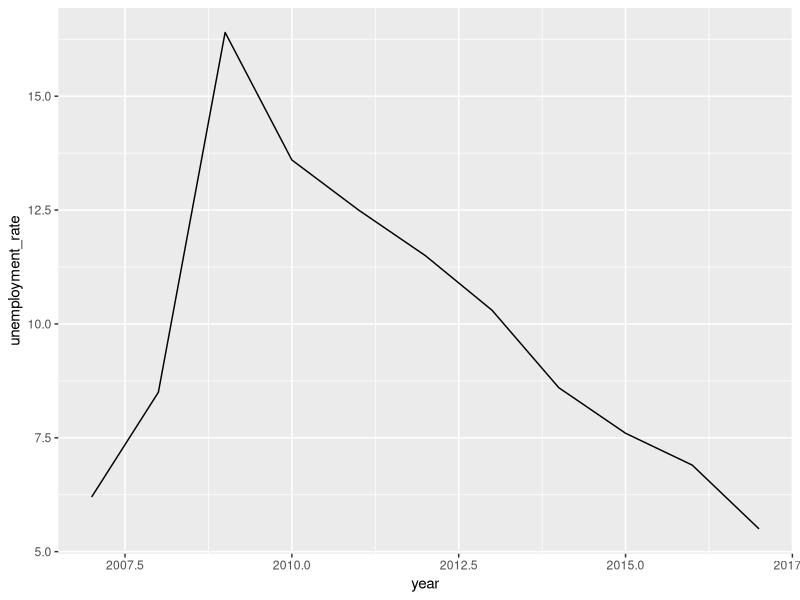
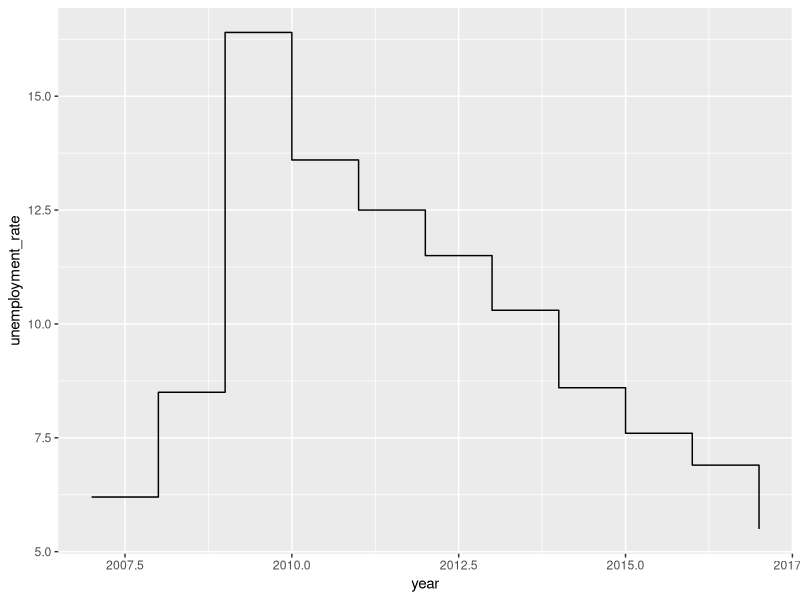
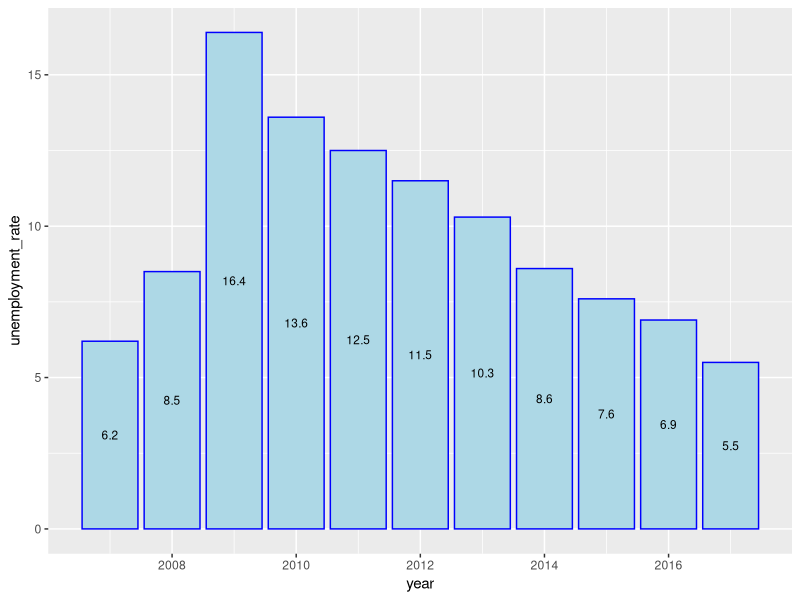
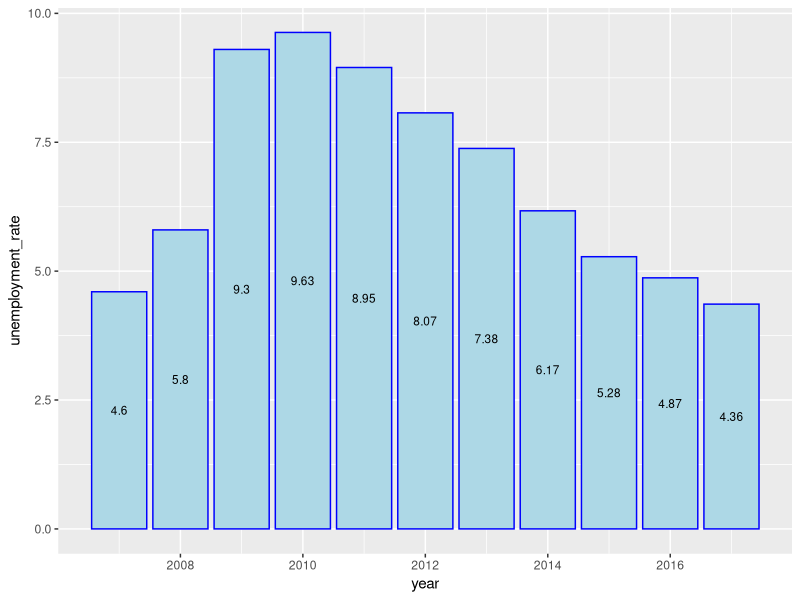

Reproduce these figures in R, in order.
## ---- chunk 1
library("tidyverse")
library("tidyr")
library("dplyr")
library("readr")
library("stringr")
library("readxl")
## ---- chunk 2
Unemployment <- read_excel("Unemployment.xls")
## ---- chunk 3
clean_unemp <- select(Unemployment, 1,2,3,7,8,9,10)
## ---- chunk 4
clean_unemp$year = 2007
## ---- chunk 5
print(clean_unemp)

## ---- chunk 6
colnames(clean_unemp)[colnames(clean_unemp) == "State"] <- "state"
colnames(clean_unemp)[colnames(clean_unemp) == "Area_name"] <- "county"
colnames(clean_unemp)[colnames(clean_unemp) == "Civilian_labor_force_2007"] <- "civilian_labor"
colnames(clean_unemp)[colnames(clean_unemp) == "Employed_2007"] <- "employed"
colnames(clean_unemp)[colnames(clean_unemp) == "Unemployed_2007"] <- "unemployed"
colnames(clean_unemp)[colnames(clean_unemp) == "Unemployment_rate_2007"] <- "unemployment_rate"

## ---- chunk 7
print(clean_unemp)
## ---- chunk 8
col = 11

for (n_year in 2008:2017){
  col2 = col+1
  col3 = col+2
  col4 = col+3
  temp_unemp <- select(Unemployment,1,2,3,col,col2,col3,col4)
  colnames(temp_unemp)[2] = "state"
  colnames(temp_unemp)[3] = "county"
  colnames(temp_unemp)[4] = "civilian_labor"
  colnames(temp_unemp)[5] = "employed"
  colnames(temp_unemp)[6] = "unemployed"
  colnames(temp_unemp)[7] = "unemployment_rate"
  temp_unemp$year=n_year
  clean_unemp <- rbind(clean_unemp, temp_unemp)
  col = col4+1
}

## ---- chunk 9
print(clean_unemp)
## ---- chunk 10
library("ggplot2")
## ---- chunk 11
butler_county <- clean_unemp[clean_unemp$county == 'Butler County, AL',]
## ---- chunk 12
butler_plot <- ggplot(butler_county, aes(x=year, y=unemployment_rate, label=unemployment_rate))
## ---- chunk 13
butler_plot + geom_line()
## ---- chunk 14
butler_plot + geom_step()
## ---- chunk 15
butler_plot + geom_bar(stat = "identity", color = "Blue", fill="light blue") + geom_text(size = 3, position = position_stack(vjust = 0.5))
## ---- chunk 16
usa_data <- clean_unemp[clean_unemp$county == 'United States',]
usa_plot <- ggplot(usa_data, aes(x=year, y=unemployment_rate, label=unemployment_rate))
## ---- chunk 17
usa_plot + geom_bar(stat = "identity", color = "Blue", fill="light blue") + geom_text(size = 3, position = position_stack(vjust = 0.5))
